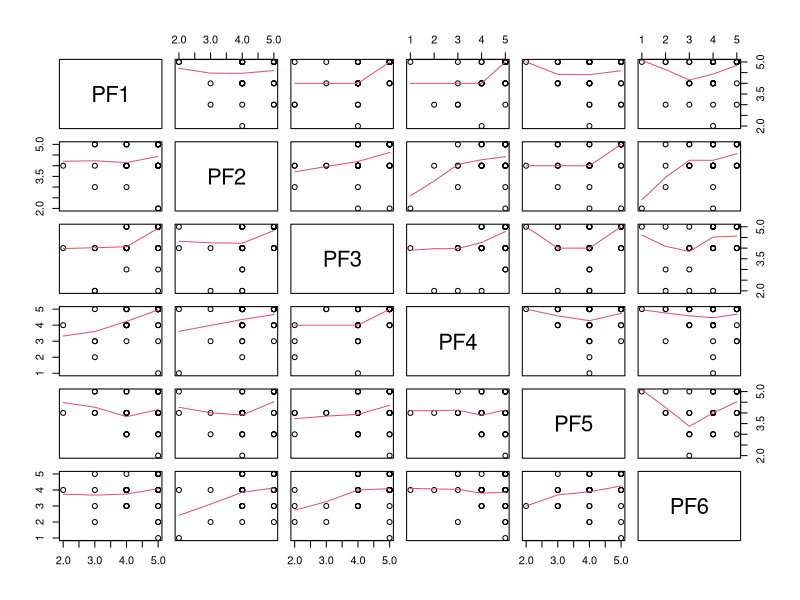

This chart was generated by the following R code: (Note: this script raises an error after producing the figure.)
library(ggplot2)
library(plyr)
library(dplyr)
library(psych)


# ---------------- #
# RED:   "#F8766D" #
# *BLUE: "#01BFC4" #
# GREEN: "#00ba38" #
# BLUE:  "#619cff" #
# ---------------- #


### Set File Path for Window Environment
setwd('C:/Users/LeeSooHwan/Desktop/github/byteeVisualization')
### Set File Path for Mac Environment
setwd("/Users/Soohwan/Desktop/github/byteeVisualization")


### Reliability Analysis & Factor Analysis
# PF
PF <- read.csv(file = "./data/userEvaluation/revisedData/cronbach/bytee/PF.csv", header=T, fileEncoding="UTF-8-BOM")
pairs(PF, panel=panel.smooth)
cronbach(PF) # Cronbach Alpha
alpha(PF) # Cronbach Alpha
KMO(PF) # KMO

# SM
SM <- read.csv(file = "./data/userEvaluation/revisedData/cronbach/bytee/SM.csv", header=T, fileEncoding="UTF-8-BOM")
pairs(SM, panel=panel.smooth)
cronbach(SM) # Cronbach Alpha
alpha(SM) # Cronbach Alpha
KMO(SM) # KMO

# SS
SS <- read.csv(file = "./data/userEvaluation/revisedData/cronbach/bytee/SS.csv", header=T, fileEncoding="UTF-8-BOM")
pairs(SS, panel=panel.smooth)
cronbach(SS) # Cronbach Alpha
alpha(SS) # Cronbach Alpha
KMO(SS) # KMO


### Load Data
# Load
byteeAverage <- read.csv(file = "./data/userEvaluation/revisedData/byteeAverage.csv", header=T, fileEncoding="UTF-8-BOM")

# set Factors
byteeAverage$participant <- as.factor(byteeAverage$participant)
byteeAverage$measure <- as.factor(byteeAverage$measure)
byteeAverage$period <- as.factor(byteeAverage$period)
byteeAverage$score <- as.numeric(byteeAverage$score)

### Box Plot Preparation
# Start Y axis from n
require(scales)
my_trans <- function(from=0) 
{
  trans <- function(x) x-from
  inv <- function(x) x+from
  trans_new("myscale", trans, inv, 
            domain = c(from, Inf))
}

# Elicit each measure from main dataframe
byteeAveragePF <- subset(byteeAverage, measure == 'PF')
byteeAverageSM <- subset(byteeAverage, measure == 'SM')
byteeAverageSS <- subset(byteeAverage, measure == 'SS')

### Normality Test
shapiro.test(subset(byteeAveragePF, period == 'first')$score)
shapiro.test(subset(byteeAveragePF, period == 'second')$score)
shapiro.test(subset(byteeAveragePF, period == 'third')$score)

shapiro.test(subset(byteeAverageSM, period == 'first')$score)
shapiro.test(subset(byteeAverageSM, period == 'second')$score)
shapiro.test(subset(byteeAverageSM, period == 'third')$score)

shapiro.test(subset(byteeAverageSS, period == 'first')$score)
shapiro.test(subset(byteeAverageSS, period == 'second')$score)
shapiro.test(subset(byteeAverageSS, period == 'third')$score)

### Homogeneity of Variance Test (Levene)
# Test for PF
fitPF <- lm(score ~ period, data = byteeAveragePF)
levene.test(fitPF)

# Test for SM
fitSM <- lm(score ~ period, data = byteeAverageSM)
levene.test(fitSM)

# Test for SS
fitSS <- lm(score ~ period, data = byteeAverageSS)
levene.test(fitSS)


### Drawing Box Plot
# Draw Box Plot for Bytee Average
byteeAverage$score <- as.numeric(byteeAverage$score)
byteeAverage$period <- factor(byteeAverage$period, level = c("first", "second", "third"))
byteeAverage$measure <- factor(byteeAverage$measure, level = c("PF", "SM", "SS"))

periodLabel <- c("First","Second", "Third") # Label should be revised!!!
measureLabel <- c("PF","SM", "SS") # Label should be revised!!!

byteeAveragePlot <- ggplot(byteeAverage, aes(x=period, y=score, fill=measure)) + 
  geom_boxplot(alpha=0.4, outlier.color = 'black',outlier.shape = 2) + 
  scale_x_discrete(labels=periodLabel) +
  scale_fill_discrete(labels=measureLabel) +
  scale_y_continuous(trans = my_trans( from=1),breaks = c(1,2,3,4,5)) + 
  coord_cartesian(ylim = c(1, 5)) +
  geom_point(aes(colour = measure), position=position_jitterdodge(), show.legend = F) +
  labs(title="Bytee - ARCS", x="Period", y = "Score", fill = "Measure") + 
  theme(plot.title = element_text(hjust = 0.5), text=element_text(size=15),legend.position = "bottom")
byteeAveragePlot

############################
### Mixed Effect Model
# Mixed Effect Model
anova <- aov(score ~ (measure*period) + Error(participant/(measure*period)), data = byteeAverage)
summary(anova)
anova$coefficients

anova

# Friedman Test & Post-hoc Test for PF
byteeAveragePF$participant <- as.factor(byteeAveragePF$participant)
byteeAveragePF$measure <- as.factor(byteeAveragePF$measure)
byteeAveragePF$period <- as.factor(byteeAveragePF$period)
byteeAveragePF$score <- as.numeric(byteeAveragePF$score)
anova <- aov(score ~ period + Error(participant/period) , data = byteeAveragePF)
summary(anova)
friedman.test(score ~ period | participant, data=byteeAveragePF)
pairwise.wilcox.test(byteeAveragePF$score, byteeAveragePF$period, p.adjust='bonferroni')


# Friedman Test & Post-hoc Test for SM
byteeAverageSM$participant <- as.factor(byteeAverageSM$participant)
byteeAverageSM$measure <- as.factor(byteeAverageSM$measure)
byteeAverageSM$period <- as.factor(byteeAverageSM$period)
byteeAverageSM$score <- as.numeric(byteeAverageSM$score)
anova <- aov(score ~ period + Error(participant/period) , data = byteeAverageSM)
summary(anova) # RM one-way ANOVA
friedman.test(score ~ period | participant, data=byteeAverageSM) # Friedman Test
pairwise.wilcox.test(byteeAverageSM$score, byteeAverageSM$period, p.adjust='bonferroni') # post-hoc


# Friedman Test & Post-hoc Test for SS
byteeAverageSS$participant <- as.factor(byteeAverageSS$participant)
byteeAverageSS$measure <- as.factor(byteeAverageSS$measure)
byteeAverageSS$period <- as.factor(byteeAverageSS$period)
byteeAverageSS$score <- as.numeric(byteeAverageSS$score)
anova <- aov(score ~ period + Error(participant/period) , data = byteeAverageSS)
summary(anova)
friedman.test(score ~ period | participant, data=byteeAverageSS)
pairwise.wilcox.test(byteeAverageSS$score, byteeAverageSS$period, p.adjust='bonferroni')
